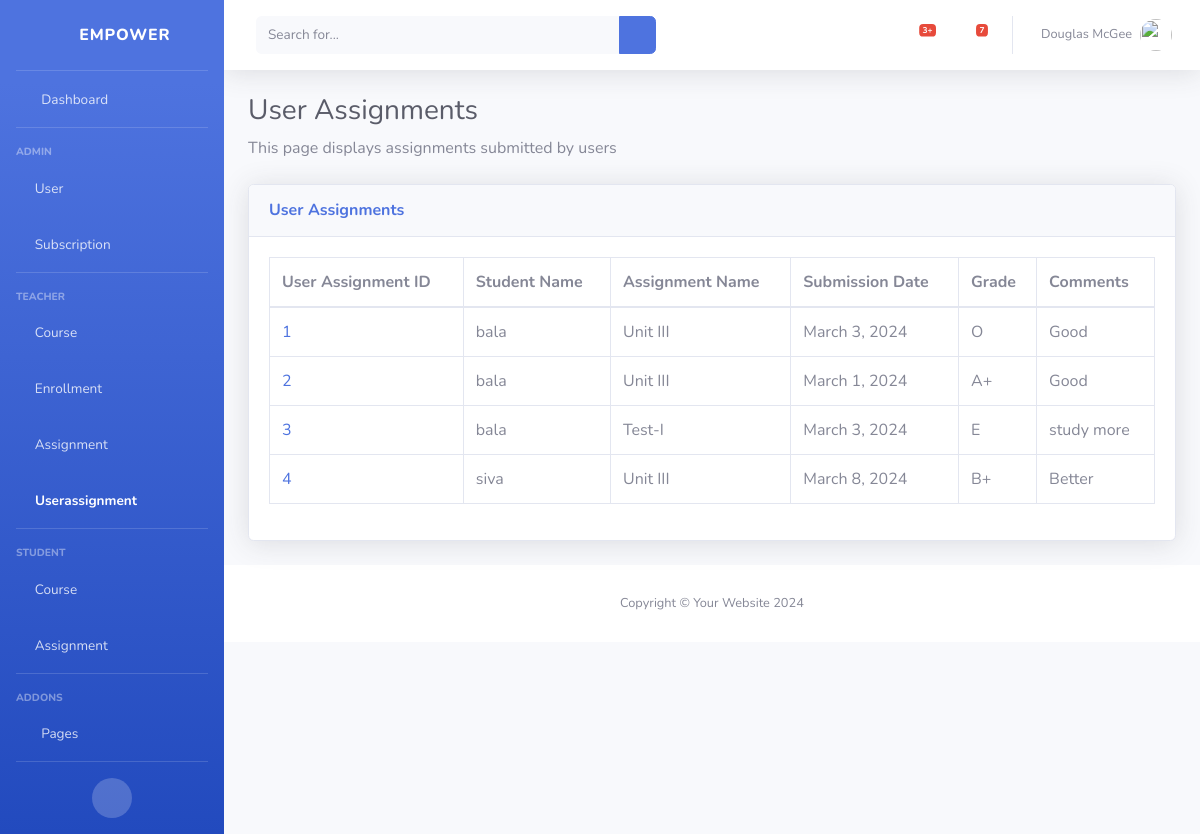
The page /userassignments/ on the database as committed earlier.
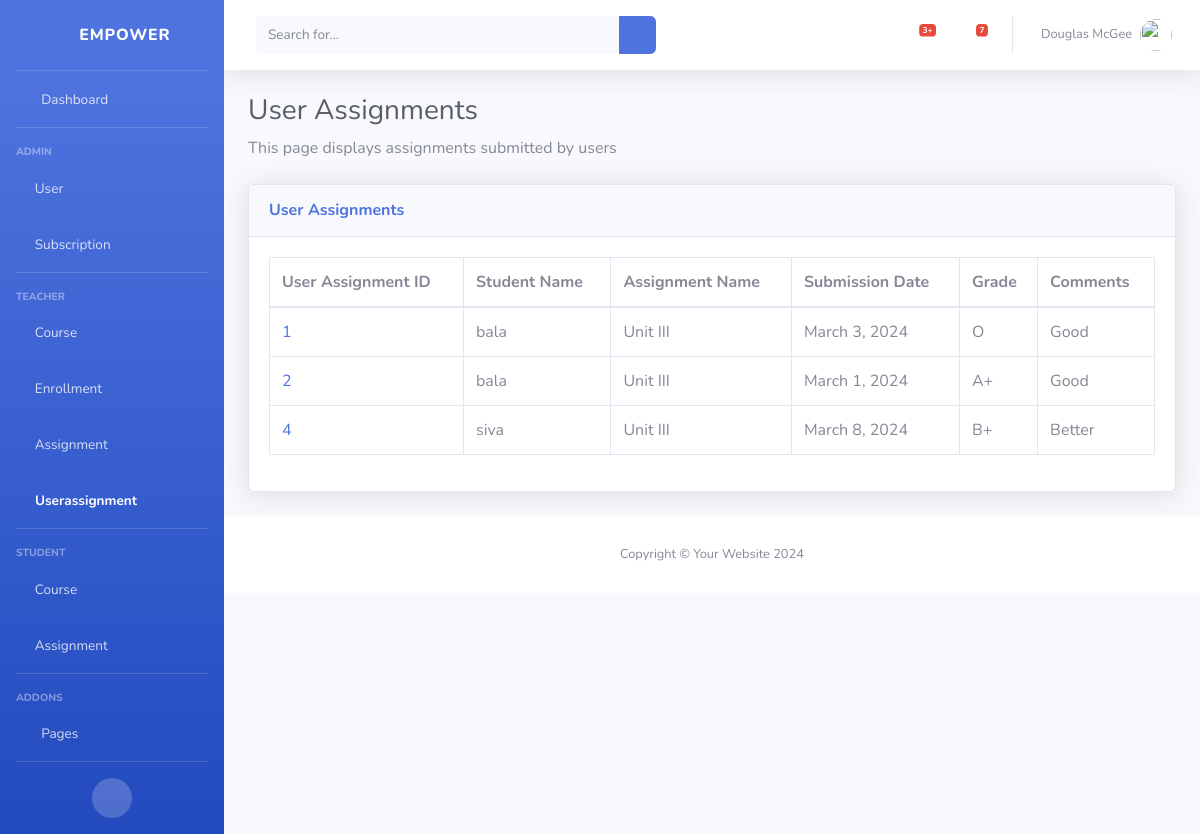
The same page on the database as committed later.
### classRoom/models.py (models this page shows)
class UserAssignment(models.Model):
    id = models.AutoField(primary_key=True)
    user = models.ForeignKey(User, on_delete=models.CASCADE)
    assignment = models.ForeignKey(Assignment, on_delete=models.CASCADE)
    submission_date = models.DateField()
    grade = models.CharField(max_length=5)
    comments = models.TextField()

class User(models.Model):
    id = models.AutoField(primary_key=True)
    username = models.CharField(max_length=50)
    password = models.CharField(max_length=50)
    email = models.EmailField()

class Assignment(models.Model):
    id = models.AutoField(primary_key=True)
    course = models.ForeignKey(Course, on_delete=models.CASCADE)
    assignment_name = models.CharField(max_length=100)
    description = models.TextField()
    due_date = models.DateField()

### classRoom/views.py (the view)
# urls.py: path('userassignments/',view_userassignments,name="view_userassignments"),
def view_userassignments(request):
    user_assignments = UserAssignment.objects.all()
    return render(request, 'view_userassignments.html', {'user_assignments': user_assignments})

### classRoom/templates/view_userassignments.html
{% extends 'base.html' %}
{% block content %}
    {% load static %}
    <h1 class="h3 mb-2 text-gray-800">User Assignments</h1>
    <p class="mb-4">This page displays assignments submitted by users</p>
    <div class="card shadow mb-4">
        <div class="card-header py-3">
            <h6 class="m-0 font-weight-bold text-primary">User Assignments</h6>
        </div>
        <div class="card-body">
            <div class="table-responsive">
                <table class="table table-bordered" id="dataTable" width="100%" cellspacing="0">
                    <thead>
                        <tr>
                            <th>User Assignment ID</th>
                            <th>Student Name</th>
                            <th>Assignment Name</th>
                            <th>Submission Date</th>
                            <th>Grade</th>
                            <th>Comments</th>
                        </tr>
                    </thead>
                    <tbody>
                        {% for user_assignment in user_assignments %}
                            <tr>
                                <td><a href="{% url 'view_userassignment' user_assignment.id %}">{{ user_assignment.id }}</a></td>
                                <td>{{ user_assignment.user.username }}</td>
                                <td>{{ user_assignment.assignment.assignment_name }}</td>
                                <td>{{ user_assignment.submission_date }}</td>
                                <td>{{ user_assignment.grade }}</td>
                                <td>{{ user_assignment.comments }}</td>
                            </tr>
                        {% endfor %}
                    </tbody>
                </table>
            </div>
        </div>
    </div>
{% endblock %}

Rows that differ between the two databases and show on the page:
removed UserAssignment: id "3", user.username "bala", assignment.assignment_name "Test-I", submission_date "March 3, 2024", grade "E", comments "study more"
